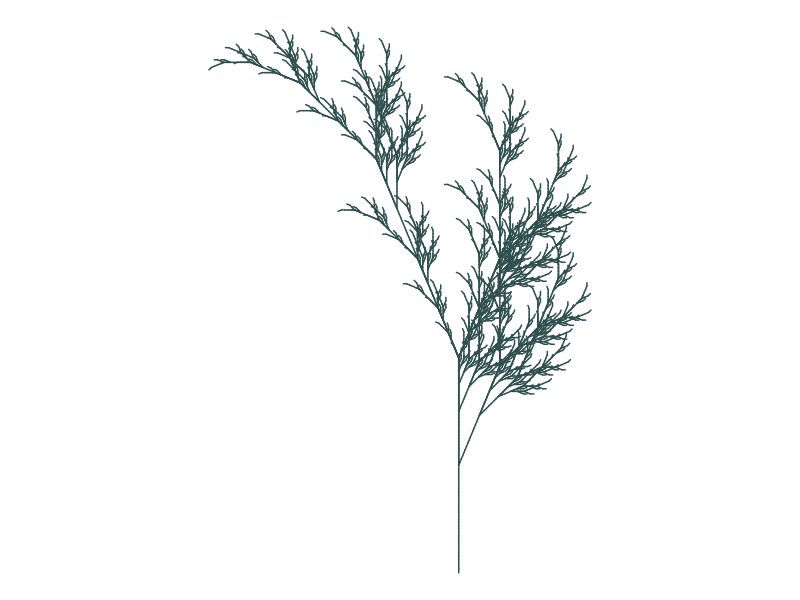

This chart was generated by the following R code:
# Title Fall color
# Credit: https://fronkonstin.com

# Install packages

# install.packages("gsubfn")
# install.packages("tidyverse")
library(gsubfn)
library(tidyverse)

# Define elements in plant art
# Each image corresponds to a different axiom, rules, angle and depth

# Leaf of Fall

axiom="X"
rules=list("X"="F-[[X]+X]+F[+FX]-X", "F"="FF")
angle=22.5
depth=6


for (i in 1:depth) axiom=gsubfn(".", rules, axiom)

actions=str_extract_all(axiom, "\\d*\\+|\\d*\\-|F|L|R|\\[|\\]|\\|") %>% unlist

status=data.frame(x=numeric(0), y=numeric(0), alfa=numeric(0))
points=data.frame(x1 = 0, y1 = 0, x2 = NA, y2 = NA, alfa=90, depth=1)


# Generating data
# Note: may take a minute or two

for (action in actions)
{
  if (action=="F")
  {
    x=points[1, "x1"]+cos(points[1, "alfa"]*(pi/180))
    y=points[1, "y1"]+sin(points[1, "alfa"]*(pi/180))
    points[1,"x2"]=x
    points[1,"y2"]=y
    data.frame(x1 = x, y1 = y, x2 = NA, y2 = NA,
               alfa=points[1, "alfa"],
               depth=points[1,"depth"]) %>% rbind(points)->points
  }
  if (action %in% c("+", "-")){
    alfa=points[1, "alfa"]
    points[1, "alfa"]=eval(parse(text=paste0("alfa",action, angle)))
  }
  if(action=="["){
    data.frame(x=points[1, "x1"], y=points[1, "y1"], alfa=points[1, "alfa"]) %>%
      rbind(status) -> status
    points[1, "depth"]=points[1, "depth"]+1
  }

  if(action=="]"){
    depth=points[1, "depth"]
    points[-1,]->points
    data.frame(x1=status[1, "x"], y1=status[1, "y"], x2=NA, y2=NA,
               alfa=status[1, "alfa"],
               depth=depth-1) %>%
      rbind(points) -> points
    status[-1,]->status
  }
}

ggplot() +
  geom_segment(aes(x = x1, y = y1, xend = x2, yend = y2),
               lineend = "round",
               color="darkslategray", # Set your own Fall color?
               data=na.omit(points)) +
  coord_fixed(ratio = 1) +
  theme_void() # No grid nor axes
